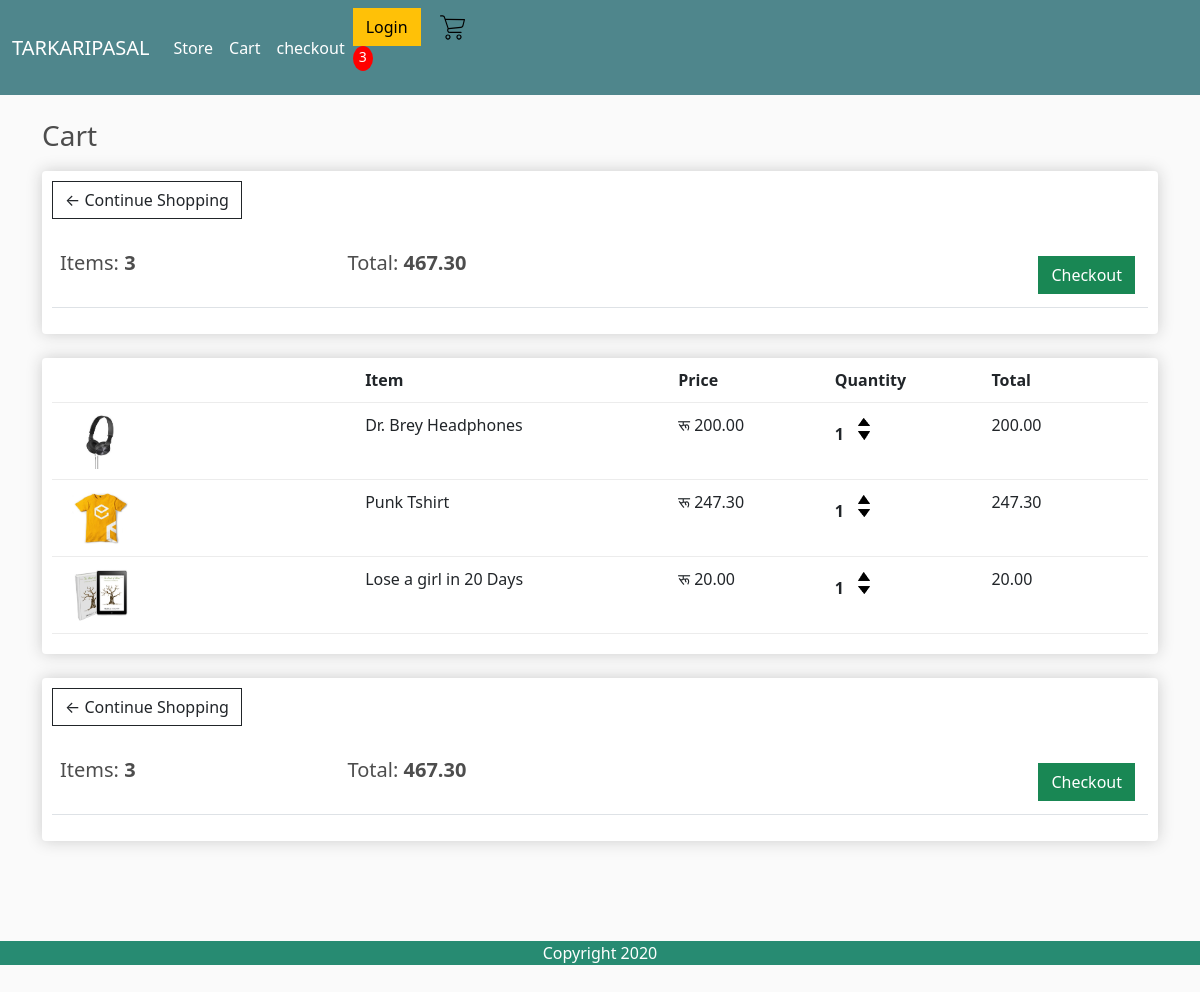
The app's page /cart/ (signed in) with its own data.
### store/models.py (models this page shows, shortened)
class Order(models.Model):
  customer = models.ForeignKey(Customer, on_delete=models.SET_NULL, blank=True, null=True)
  date_ordered = models.DateTimeField(auto_now_add=True)
  complete = models.BooleanField(default=False, null=True, blank=False)
  transaction_id = models.CharField(max_length=200, null=True)
  @property
  def get_cart_total(self):
    orderitems = self.orderitem_set.all()
    total = sum([item.get_total for item in orderitems])
    return total
  @property
  def get_cart_items(self):
    orderitems = self.orderitem_set.all()
    total = sum([item.quantity for item in orderitems])
    return total

class OrderItem(models.Model):
  product = models.ForeignKey(Product, on_delete=models.SET_NULL, null=True)
  order = models.ForeignKey(Order, on_delete=models.SET_NULL, null=True)
  quantity = models.IntegerField(default=0, null=True, blank=True)
  date_added = models.DateTimeField(auto_now_add=True)
  @property
  def get_total(self):
    total = self.product.price * self.quantity
    return total

class Product(models.Model):
  name = models.CharField(max_length=200, null=True)
  price = models.DecimalField(max_digits=7, decimal_places=2)
  digital = models.BooleanField(default=False, null=True, blank=False)
  image = models.ImageField(null=True, blank=True)
  @property
  def imageURL(self):
    try:
      url = self.image.url
    except:
      url = ''
    return url

### store/views.py (the view)
# urls.py: path('cart/', views.cart, name="cart"),
def cart(request):
  data = cartData(request)
  cartItems = data['cartItems']
  order = data['order']
  items = data['items']
  context = {'items':items, 'order':order, 'cartItems': cartItems}
  return render(request, 'store/cart.html', context)

### store/utils.py (called while the page is built)
def cartData(request):
  if request.user.is_authenticated:
    customer = request.user.customer
    order, created = Order.objects.get_or_create(customer=customer, complete=False)
    items = order.orderitem_set.all()
    cartItems = order.get_cart_items
  else:
    cookieData = cookieCart(request)
    cartItems = cookieData['cartItems']
    order = cookieData['order']
    items = cookieData['items']
  return{'cartItems':cartItems, 'order':order, 'items':items}

### store/templates/store/cart.html
{% extends 'store/main.html' %}
{% load static %}
{% block content %}
<h3>Cart</h3>
<div class="row">
  <div class="col-lg-12">
    <div class="box-element">
      <a class = "btn btn-outline-dark" href="{% url 'store' %}">&#x2190; Continue Shopping</a>
      <br><br>
      <table class="table">
        <tr>
          <th><h5>Items: <strong>{{order.get_cart_items}}</strong></h5></th>
          <th><h5>Total: <strong>{{order.get_cart_total|floatformat:2}}</strong></h5></th>
          <th>
            <a class="btn btn-success"style="float:right; margin:5px" href="{% url 'checkout'%}">Checkout</a>
          </th>
        </tr>
      </table>
    </div>
    <br>
    <div class="box-element">
      <div class="cart-row">
        <div style="flex:2"></div>
        <div style="flex:2"><strong>Item</strong></div>
        <div style="flex:1"><strong>Price</strong></div>
        <div style="flex:1"><strong>Quantity</strong></div>
        <div style="flex:1"><strong>Total</strong></div>
      </div>
      {% for item in items %}
      <div class="cart-row">
        <div style="flex:2"><img class="row-image" src="{{item.product.imageURL}}"></div>
        <div style="flex:2"><p>{{item.product.name}}</p></div>
        <div style="flex:1"><p>रू {{item.product.price|floatformat:2}}</p></div>
        <div style="flex:1">
          <p class="quantity">{{item.quantity}}</p>
          <div class="quantity">
            <img data-id={{item.product.id}} data-action='add' class="chg-quantity update-cart" src="{% static  'images/arrow-up.png' %}">
            <img data-id={{item.product.id}} data-action='remove' class="chg-quantity update-cart" src="{% static  'images/arrow-down.png' %}">
          </div>
        </div>
        <div style="flex:1"><p>{{item.get_total}}</p></div>
      </div>
      {% endfor %}
  </div>
  <br>
  <div class="box-element">
    <a class = "btn btn-outline-dark" href="{% url 'store' %}">&#x2190; Continue Shopping</a>
    <br><br>
    <table class="table">
      <tr>
        <th><h5>Items: <strong>{{order.get_cart_items}}</strong></h5></th>
        <th><h5>Total: <strong>{{order.get_cart_total|floatformat:2}}</strong></h5></th>
        <th>
          <a class="btn btn-success"style="float:right; margin:5px" href="{% url 'checkout'%}">Checkout</a>
        </th>
      </tr>
    </table>
  </div>
</div>
</div>
{% endblock content %}

### static/css/main.css (style rules this page uses)
body { background-color: hsl(0, 0%, 98%); }
h1,h2,h3,h4,h5,h6 { color:hsl(0, 0%, 30%); }
.box-element { box-shadow:hsl(0, 0%, 80%) 0 0 16px; background-color: #fff; border-radius: 4px; padding: 10px; }
.col-lg-4, .col-lg-6, .col-lg-8, .col-lg-12 { margin-top: 10px; }
.btn { border-radius: 0; }
.row-image { width: 100px; }
.cart-row { display: flex; align-items: flex-stretch; padding-bottom: 10px; margin-bottom: 10px; border-bottom: 1px solid #ececec; }
.quantity { display: inline-block; font-weight: 700; padding-right:10px; }
.chg-quantity { width: 12px; cursor: pointer; display: block; margin-top: 5px; transition:.1s; }

### records on screen
Order: get_cart_items "3", get_cart_total "467.30"
OrderItem: product.imageURL (picture), product.name "Dr. Brey Headphones", product.price "200.00", quantity "1", get_total "200.00"
OrderItem: product.imageURL (picture), product.name "Punk Tshirt", product.price "247.30", quantity "1", get_total "247.30"
OrderItem: product.imageURL (picture), product.name "Lose a girl in 20 Days", product.price "20.00", quantity "1", get_total "20.00"

### other values on screen
{{ cartItems }} "3"
